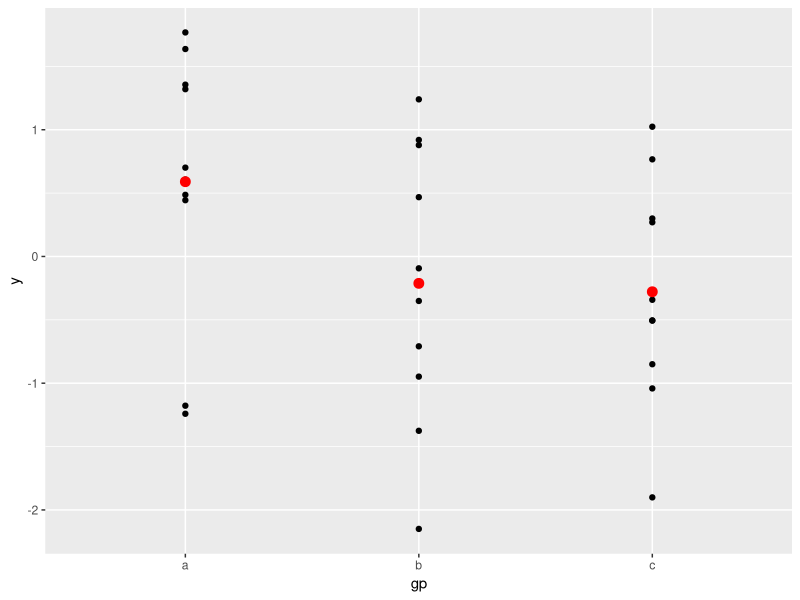
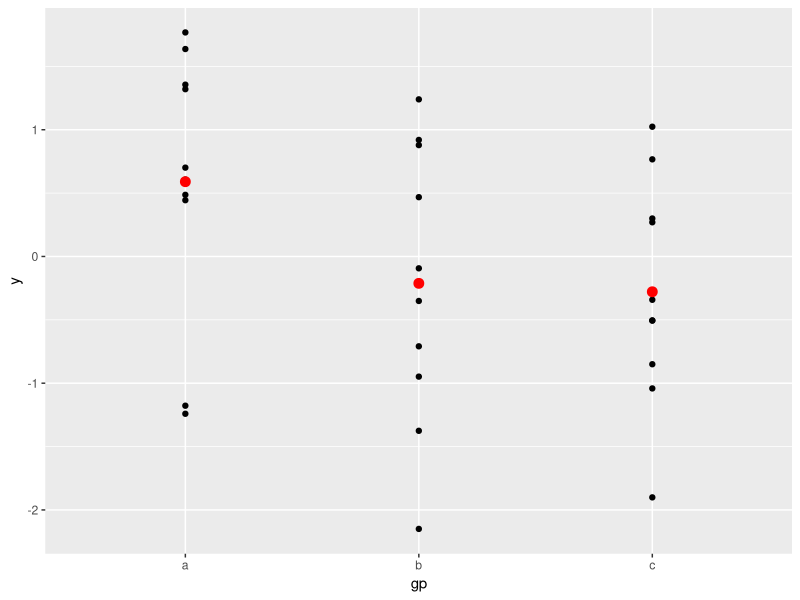
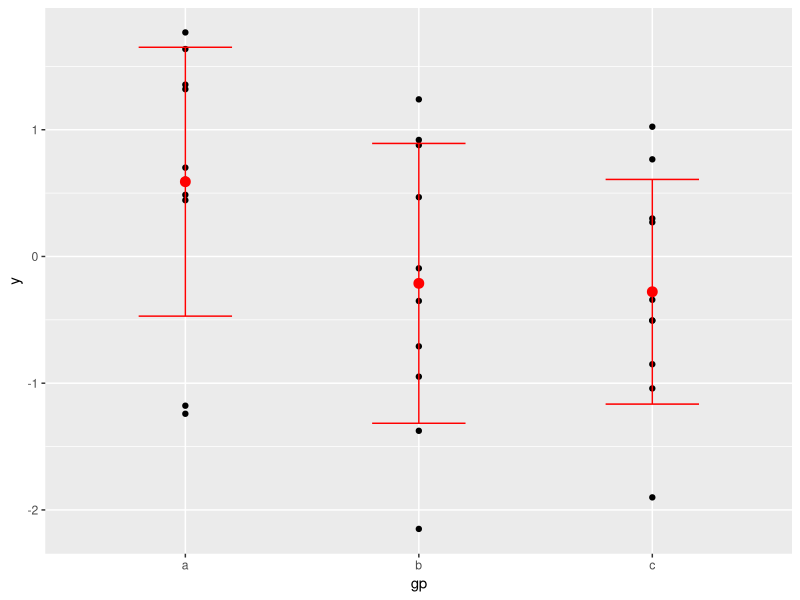

Write the R code that produced these figures, in order.
## ---- chunk 1
library(magrittr)
library(ggplot2)
library(dplyr)
geom_point_p = function(p, ...) {
  return(
    p + geom_point(...)
  )
}

geom_errorbar_p = function(p, ...) {
  return(
    p + geom_errorbar(...)
  )
}

df = data.frame(
  gp = factor(rep(letters[1:3], each = 10)),
  y = rnorm(30)
)
ds = plyr::ddply(df, "gp", plyr::summarise, mean = mean(y), sd = sd(y))

# The summary data frame ds is used to plot larger red points on top
# of the raw data. Note that we don't need to supply `data` or `mapping`
# in each layer because the defaults from ggplot() are used.
ggplot(df, aes(gp, y)) %>%
  geom_point_p() %>%
  geom_point_p(data = ds, aes(y = mean), colour = 'red', size = 3)

# Same plot as above, declaring only the data frame in ggplot().
# Note how the x and y aesthetics must now be declared in
# each geom_point() layer.
ggplot(df) %>%
  geom_point_p(aes(gp, y)) %>%
  geom_point_p(data = ds, aes(gp, mean), colour = 'red', size = 3)

# Alternatively we can fully specify the plot in each layer. This
# is not useful here, but can be more clear when working with complex
# mult-dataset graphics
ggplot() %>%
  geom_point_p(data = df, aes(gp, y)) %>%
  geom_point_p(data = ds, aes(gp, mean), colour = 'red', size = 3) %>%
  geom_errorbar_p(
    data = ds,
    aes(gp, mean, ymin = mean - sd, ymax = mean + sd),
    colour = 'red',
    width = 0.4
  )

